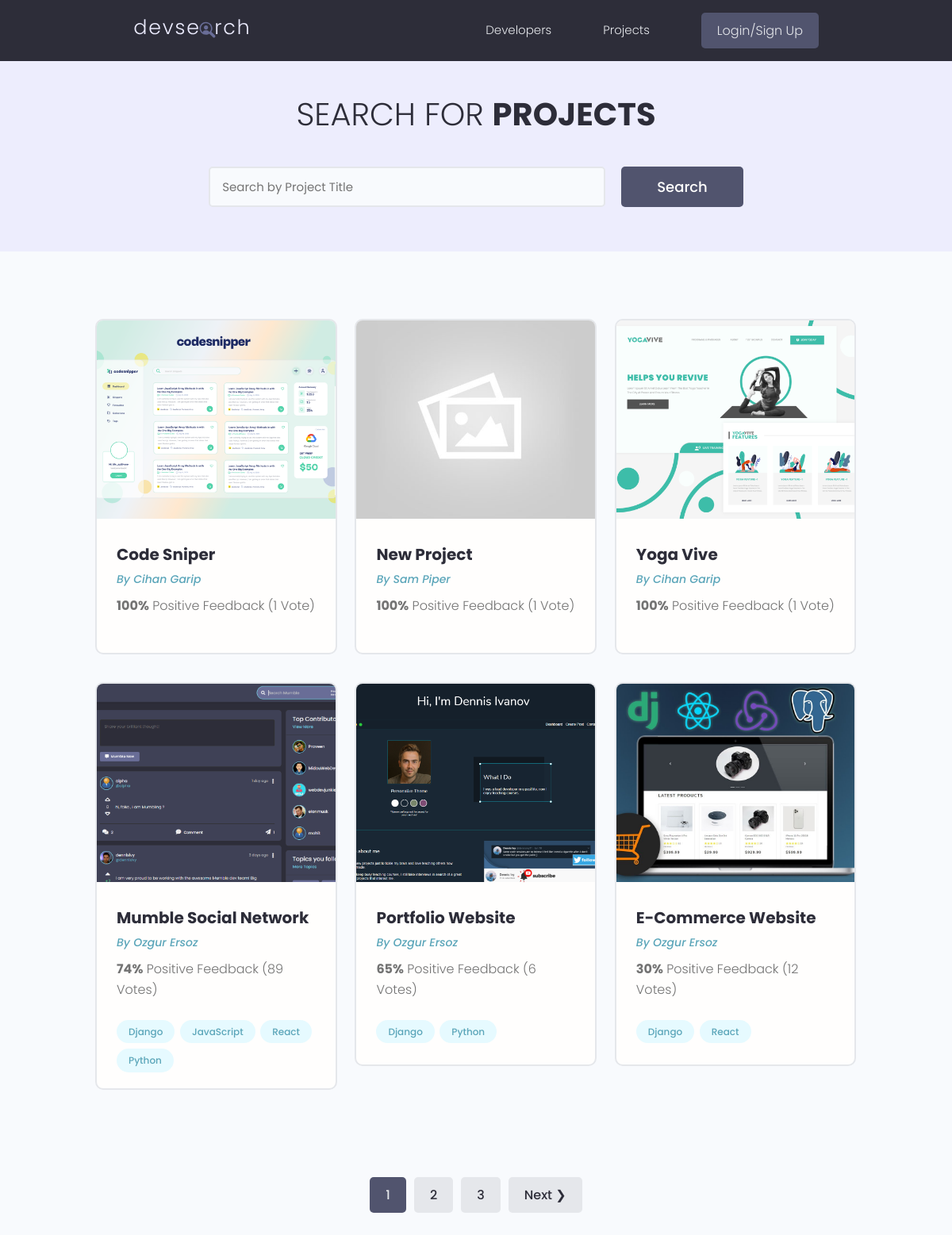
/projects/, run on the app's committed database.
### projects/models.py (models this page shows, shortened)
class Project(models.Model):
    owner = models.ForeignKey(Profile, on_delete=models.CASCADE, null=True, blank=True)
    title = models.CharField(max_length=200)
    description = models.TextField(null=True, blank=True)
    featured_image = models.ImageField(null=True, blank=True, default="default.jpg")
    demo_link = models.CharField(max_length=2000, null=True, blank=True)
    source_link = models.CharField(max_length=2000, null=True, blank=True)
    tags = models.ManyToManyField("Tag", blank=True)
    vote_total = models.IntegerField(default=0, null=True, blank=True)
    vote_ratio = models.IntegerField(default=0, null=True, blank=True)
    created = models.DateTimeField(auto_now_add=True)
    id = models.UUIDField(
        default=uuid.uuid4, unique=True, primary_key=True, editable=False
    )
    class Meta:
        ordering = ["-vote_ratio", "-vote_total", "title"]

class Tag(models.Model):
    name = models.CharField(max_length=200)
    created = models.DateTimeField(auto_now_add=True)
    id = models.UUIDField(
        default=uuid.uuid4, unique=True, primary_key=True, editable=False
    )
    def __str__(self):
        return self.name

### users/models.py (models this page shows, shortened)
class Profile(models.Model):
    user = models.OneToOneField(User, on_delete=models.CASCADE, null=True, blank=True)
    name = models.CharField(max_length=200, null=True, blank=True)
    username = models.CharField(max_length=200, null=True, blank=True)
    location = models.CharField(max_length=200, null=True, blank=True)
    email = models.EmailField(max_length=500, null=True, blank=True)
    short_intro = models.CharField(max_length=200, null=True, blank=True)
    bio = models.TextField(null=True, blank=True)
    profile_image = models.ImageField(
        null=True,
        blank=True,
        upload_to="profiles/",
        default="profiles/users-default.png",
    )
    social_github = models.CharField(max_length=200, null=True, blank=True)
    social_twitter = models.CharField(max_length=200, null=True, blank=True)
    social_linkedin = models.CharField(max_length=200, null=True, blank=True)
    social_youtube = models.CharField(max_length=200, null=True, blank=True)
    social_website = models.CharField(max_length=200, null=True, blank=True)
    id = models.UUIDField(
        default=uuid.uuid4, unique=True, primary_key=True, editable=False
    )

### projects/views.py (the view)
# urls.py: path("projects/", views.get_projects),
def projects(request):
    projects, search_query = search_projects(request)
    custom_range, projects = paginate_projects(request, projects, 6)
    context = {
        "projects": projects,
        "search_query": search_query,
        "custom_range": custom_range,
    }
    return render(
        request=request, template_name="projects/projects.html", context=context
    )

### projects/utils.py (called while the page is built)
def search_projects(request):
    search_query = ""
    if request.GET.get("search_query"):
        search_query = request.GET.get("search_query")
    tags = Tag.objects.filter(name__icontains=search_query)
    projects = Project.objects.distinct().filter(
        Q(title__icontains=search_query)
        | Q(description__icontains=search_query)
        | Q(owner__name__icontains=search_query)
        | Q(tags__in=tags)
    )
    return projects, search_query

def paginate_projects(request, projects, results):
    page = request.GET.get("page")
    paginator = Paginator(projects, results)
    try:
        projects = paginator.page(page)
    except PageNotAnInteger:
        page = 1
        projects = paginator.page(page)
    except EmptyPage:
        page = paginator.num_pages
        projects = paginator.page(page)
    left_index = int(page) - 4
    if left_index < 1:
        left_index = 1
    right_index = int(page) + 5
    if right_index > paginator.num_pages:
        right_index = paginator.num_pages + 1
    custom_range = range(left_index, right_index)
    return custom_range, projects

### projects/templates/projects/projects.html (shortened to what this page needs)
{% extends "main.html" %}
{% block content %}
  <main class="projects">
    <section class="hero-section text-center">
      <div class="container container--narrow">
        <div class="hero-section__box">
          <h2>
            Search for <span>Projects</span>
          </h2>
        </div>
        <div class="hero-section__search">
          <form id="searchForm"
                class="form"
                action="{% url 'projects' %}"
                method="get">
            <div class="form__field">
              <input class="input input--text"
                     id="formInput#search"
                     type="text"
                     name="search_query"
                     placeholder="Search by Project Title"
                     value="{{ search_query }}" />
            </div>
            <input class="btn btn--sub btn--lg" type="submit" value="Search" />
          </form>
        </div>
      </div>
    </section>
    <section class="projectsList">
      <div class="container">
        <div class="grid grid--three">
          {% for project in projects %}
            <div class="column">
              <div class="card project">
                <a href="{% url 'single-project' project.id %}" class="project">
                  <img class="project__thumbnail"
                       src="{{ project.featured_image.url }}"
                       alt="project thumbnail" />
                  <div class="card__body">
                    <h3 class="project__title">{{ project.title }}</h3>
                    <p>
                      <a class="project__author"
                         href="{% url 'user-profile' project.owner.id %}">By {{ project.owner.name }}</a>
                    </p>
                    <p class="project--rating">
                      <span style="font-weight: bold;">{{ project.vote_ratio }}%</span> Positive
                      Feedback ({{ project.vote_total }} Vote{{ project.vote_total|pluralize:"s" }})
                    </p>
                    <div class="project__tags">
                      {% for tag in project.tags.all %}
                        <span class="tag tag--pill tag--main">
                          <small>{{ tag }}</small>
                        </span>
                      {% endfor %}
                    </div>
                  </div>
                </a>
              </div>
            </div>
          {% endfor %}
        </div>
      </div>
    </section>
    {% include "pagination.html" with queryset=projects custom_range=custom_range %}
  </main>
{% endblock content %}

### static/styles/app.css (style rules this page uses)
:root { --color-sub: #2d2d39; }
.btn--sub { background-color: var(--color-sub-light); }
.card { border: 2px solid var(--color-light); }
img { width: 100%; }
.hero-section { height: 40vh; display: flex; align-items: center; background-color: var(--color-sub); }
.hero-section__box { margin-bottom: 4rem; }
.hero-section__box > h2, .hero-section__box > h2 > span { font-size: 4rem; color: var(--color-light); line-height: 1.3; text-transform: uppercase; }
.hero-section__box > h2 { font-weight: 300; }
.hero-section__box > h2 > span { font-weight: 700; }
.hero-section__search > .form { display: flex; align-items: center; justify-content: center; gap: 2rem; }
.hero-section__search > .form input.input--text { width: 50rem; }
.project__author { font-size: 1.4rem; font-style: italic; }
.project--rating { margin-bottom: 1.6em; margin-top: .5em; }
.projects > .hero-section { background: var(--color-sub-lighter); height: 30vh; }
.projects .hero-section__box { margin-bottom: 2.5rem; }
.projects .hero-section__box > h2 { color: var(--color-sub); }
.projects .hero-section__box > h2 > span { font-weight: 700; color: var(--color-sub); }
.projectsList { margin-top: 8rem; }
.project__thumbnail { height: 25rem; object-fit: cover; object-position: top center; }
.project__title { font-size: 2rem; font-weight: 700; color: var(--color-sub); }

### static/uikit/styles/modules/_variables.css (style rules this page uses)
:root { --color-main: #5aa5b9; --color-main-light: #e6faff; --color-sub: #3f4156; --color-sub-light: #51546e; --color-sub-lighter: #ededfd; --color-text: #737373; --color-gray: #8b8b8b; --color-light: #e5e7eb; --color-light-gray: #767676; --color-bg: #f8fafd; --color-white: #fffefd; --color-white-light: #f3f3f3; --color-success: #359e64; --color-success-bg: #def8e8; --color-error: #fc4b0b; --color-error-bg: #fff2ee; --font-base: 'Poppins', arial, helvetica, 'Segoe UI', roboto, ubuntu, sans-serif; --font-monospace: 'Fira Code', 'Courier New', courier, monospace; --font-regular: 300; --font-medium: 500; --font-bold: 700; --generic-shadow: 1px 1px 5px #00000010; --generic-transition: all 0.3s ease-in-out; }

### static/uikit/styles/modules/_base.css (style rules this page uses)
* { margin: 0; padding: 0; box-sizing: border-box; text-rendering: optimizeLegibility; color: inherit; font-size: inherit; }
html { font-size: 50%; }
@media only screen and (min-width: 480px) { html { font-size: 56.25%; } }
@media only screen and (min-width: 1200px) { html { font-size: 62.5%; } }
body { line-height: 1.6; font-weight: 400; font-size: 1.5rem; color: var(--color-text); background-color: var(--color-bg); min-height: 100vh; }

### static/uikit/styles/modules/_typography.css (style rules this page uses)
* { font-family: var(--font-base); }
h2 { font-size: 3.6rem; font-weight: var(--font-bold); }
h3 { font-size: 3.2rem; font-weight: var(--font-medium); }
p, span, strong { font-size: 1.6rem; color: var(--color-text); font-weight: var(--font-regular); }
a { padding-bottom: 2px; text-decoration: none; display: inline-block; color: var(--color-main); font-weight: var(--font-medium); }

### static/uikit/styles/modules/_utilities.css (style rules this page uses)
.container { width: 92%; max-width: 165rem; margin: 0 auto; box-sizing: border-box; }
.container--narrow { width: 92%; max-width: 120rem; }
@media screen and (min-width: 1000px) { .container { width: 90%; } }
@media screen and (min-width: 1000px) { .container--narrow { width: 85%; } }
@media screen and (min-width: 1200px) { .container { width: 80%; } }
@media screen and (min-width: 1200px) { .container--narrow { width: 72%; } }
.text-center { text-align: center; }

### static/uikit/styles/modules/_button.css (style rules this page uses)
.btn { display: inline-block; position: relative; cursor: pointer; background-color: var(--color-light); font-weight: var(--font-medium); color: var(--color-sub); text-decoration: none; padding: 1rem 2rem; border-radius: 0.5rem; border: none; width: -webkit-fit-content; width: -moz-fit-content; width: fit-content; height: -webkit-fit-content; height: -moz-fit-content; height: fit-content; font-size: 1.6rem; outline-width: 0; outline-color: transparent; -webkit-backface-visibility: hidden; backface-visibility: hidden; transition: all 0.3s ease-in-out; }
.btn--sub { background-color: var(--color-sub); color: var(--color-white); }
.btn--lg { font-size: 1.8rem; padding: 1.2rem 4.5rem; }

### static/uikit/styles/modules/_card.css (style rules this page uses)
.card { border-radius: 1rem; background-color: var(--color-white); border: 1.5px solid var(--color-light); width: auto; height: auto; margin-top: 0.5rem; margin-bottom: 0.5rem; overflow: hidden; }
.card__body, .card__header { padding: 2rem 2.5rem; }

### data on the page
Project: featured_image (picture), title "Code Sniper", owner.name "Cihan Garip", vote_ratio "100", vote_total "1"
Project: featured_image (placeholder picture), title "New Project", owner.name "Sam Piper", vote_ratio "100", vote_total "1"
Project: featured_image (picture), title "Yoga Vive", owner.name "Cihan Garip", vote_ratio "100", vote_total "1"
Project: featured_image (picture), title "Mumble Social Network", owner.name "Ozgur Ersoz", vote_ratio "74", vote_total "89"
Tag: name "Django"
Tag: name "JavaScript"
Tag: name "React"
Tag: name "Python"
Project: featured_image (picture), title "Portfolio Website", owner.name "Ozgur Ersoz", vote_ratio "65", vote_total "6"
Project: featured_image (picture), title "E-Commerce Website", owner.name "Ozgur Ersoz", vote_ratio "30", vote_total "12"

### other printed values
{{ page }} "1"
{{ page }} "2" "3"
